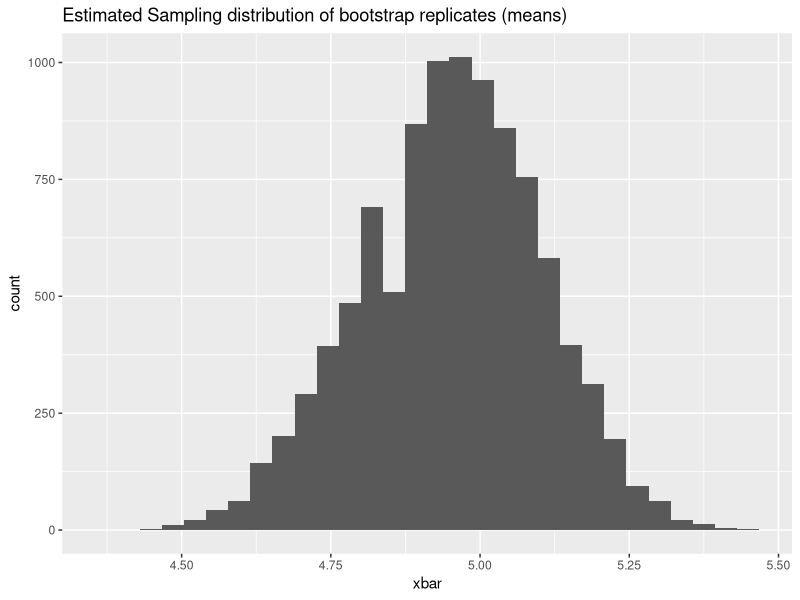

The R script that drew this image:
## ---- chunk 1
suppressPackageStartupMessages({
library(knitr)
library(dplyr)
library(boot)
library(ggplot2)
})
## ---- chunk 2
Q1.sample <- c(5.1, 4.9, 5.6, 4.2, 4.8, 4.5, 5.3, 5.2)
kable(c(Mean = mean(Q1.sample), Standard.Deviation = sd(Q1.sample)))
## ---- chunk 3
n <- length(Q1.sample)
df <- n - 1
alpha = 1 - 0.95
upper.limit <- mean(Q1.sample) + qt(1 - (alpha/2), df)*(sd(Q1.sample)/sqrt(n))
lower.limit <- mean(Q1.sample) - qt(1 - (alpha/2), df)*(sd(Q1.sample)/sqrt(n))
## ---- chunk 4
paste0("(", lower.limit, ", ", upper.limit, ")")
## ---- chunk 5
mean.function <- function(x, index) {
  d <- x[index]    
  return(mean(d))
}
Boot.sample <- boot(data = Q1.sample, statistic = mean.function, R = 10000)
## ---- chunk 6
quantile(Boot.sample$t, probs = c(.025, .975))
## ---- chunk 7
Boot.sample.graph <- data.frame(xbar = Boot.sample$t)
ggplot(Boot.sample.graph, aes(x = xbar)) +
    geom_histogram() + 
    ggtitle('Estimated Sampling distribution of bootstrap replicates (means)' )
## ---- chunk 8
u0 = 5
# alpha = 0.05
# df = n - 1
# t.crit <- qt(alpha, df)
# x.crit <- t.crit*(sd(Q1.sample)/sqrt(n)) + u0
# $$
# t_{crit} = t^{\alpha}_{df} = -1.894579
# $$

# pvalue of the test statistic:
test.statistic <- (mean(Q1.sample)-u0)/(sd(Q1.sample)/sqrt(n))
pvalue = pt(test.statistic, df)
pvalue
## ---- chunk 9
t.test(c(5.1, 4.9, 5.6, 4.2, 4.8, 4.5, 5.3, 5.2), alternative = "two.sided")
## ---- chunk 10
Q2.sample <- c(91.9, 97.8, 111.4, 122.3, 105.4, 95.0, 103.8, 99.6, 96.6, 119.3, 104.8, 101.7)
n = length(Q2.sample)
df = n - 1
alpha = 1 - 0.9
upper.limit <- mean(Q2.sample) + qt(1 - (alpha/2), df)*(sd(Q2.sample)/sqrt(n))
lower.limit <- mean(Q2.sample) - qt(1 - (alpha/2), df)*(sd(Q2.sample)/sqrt(n))
## ---- chunk 11
paste0("(", lower.limit, ", ", upper.limit, ")")
## ---- chunk 12
u0 = 105
test.statistic <- (mean(Q2.sample)-u0)/(sd(Q2.sample)/sqrt(n))
## ---- chunk 13
pvalue.left <- pt(test.statistic, df)
pvalue.right <- 1 - pt(test.statistic, df, lower.tail = FALSE)
pvalue <- pvalue.left + pvalue.right # or we could do pvalue * 2
## ---- chunk 14
x <- t.test(c(91.9, 97.8, 111.4, 122.3, 105.4, 95.0, 103.8, 99.6, 96.6, 119.3, 104.8, 101.7), 
            alternative = "two.sided",
            mu = 105,
            conf.level = 0.9)
x
## ---- chunk 15
x$conf.int
## ---- chunk 16
x$statistic
## ---- chunk 17
x$p.value
